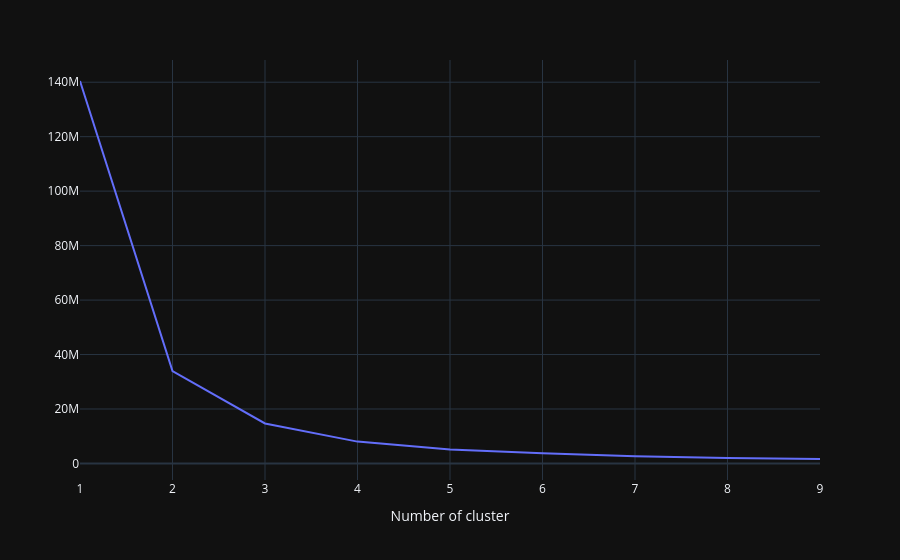

The notebook cell saved with this chart:
### Markdown cell above
# Pengelompokkan Recency
Pengelompokan menggunakan kmeans

### Code cell
my_dict={}
mbr_recency = mbr_dt[['Recency']]
for idx in range(1, 10):
    kmeans = KMeans(n_clusters=idx, max_iter=1000).fit(mbr_recency)
    mbr_recency["clusters"] = kmeans.labels_
    my_dict[idx] = kmeans.inertia_ 

line_fig = px.line(x=list(my_dict.keys()), 
                   y=list(my_dict.values()), 
                   template="plotly_dark"
                  )

line_fig.update_layout(title_x=0, 
                       xaxis_title="Number of cluster", 
                       yaxis_title=""
                      )

line_fig.show(config={'displaylogo': False})

### Figure 1 — Plotly figure (JSON) as saved in the notebook; plotly's stock layout.template omitted (floating-point values rounded to 4 significant figures)
{"data": [{"hovertemplate": "x=%{x}<br>y=%{y}<extra></extra>", "legendgroup": "", "line": {"color": "#636efa", "dash": "solid"}, "marker": {"symbol": "circle"}, "mode": "lines", "name": "", "orientation": "v", "showlegend": false, "type": "scatter", "x": [1, 2, 3, 4, 5, 6, 7, 8, 9], "xaxis": "x", "y": [140400000.0, 33900000.0, 14700000.0, 8027000.0, 5154000.0, 3728000.0, 2646000.0, 1982000.0, 1643000.0], "yaxis": "y"}], "layout": {"legend": {"tracegroupgap": 0}, "margin": {"t": 60}, "title": {"x": 0}, "xaxis": {"anchor": "y", "domain": [0, 1], "title": {"text": "Number of cluster"}}, "yaxis": {"anchor": "x", "domain": [0, 1], "title": {"text": ""}}}}
